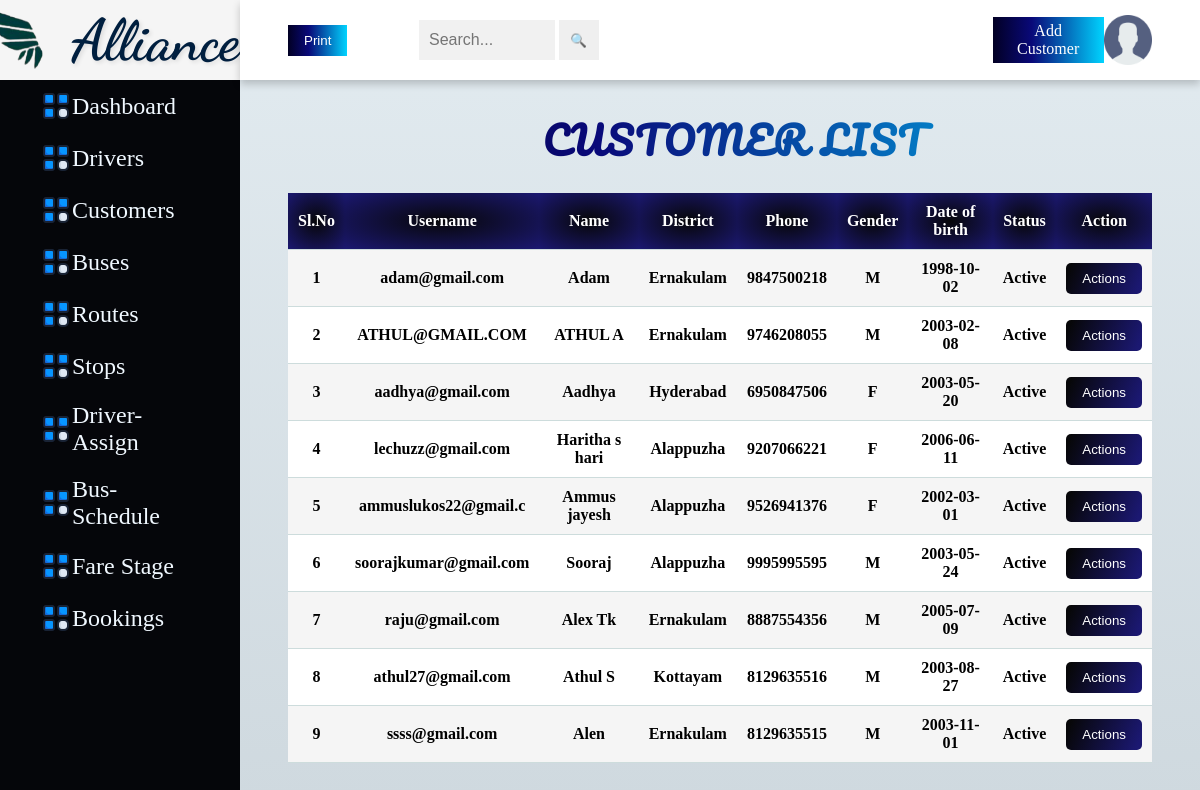
/Cust.php (signed in), run on the app's committed database.
### tables this page shows
CREATE TABLE `tbl_customer` (
  `Customer_id` int(5) NOT NULL,
  `Username` varchar(30) DEFAULT NULL,
  `C_fname` varchar(10) NOT NULL,
  `C_mname` varchar(10) NOT NULL,
  `C_lname` varchar(10) NOT NULL,
  `C_city` varchar(20) NOT NULL,
  `C_dist` varchar(20) NOT NULL,
  `C_state` varchar(20) NOT NULL,
  `C_pin` decimal(6,0) NOT NULL,
  `C_street` varchar(20) NOT NULL,
  `C_phone` decimal(10,0) NOT NULL,
  `C_gender` varchar(1) NOT NULL,
  `C_dob` date NOT NULL,
  `C_reg` date NOT NULL DEFAULT current_timestamp(),
  `C_Status` tinyint(1) NOT NULL
);

### Cust.php (the view, shortened to what this page needs)
<html>
<head>
    <link rel="stylesheet" href="Cust.css">
    <link rel="stylesheet" href="table.css">
</head>
<body>
<div class="side-menu">
    <div class="brand-name">
        <div class="logo">
            <img src="logo2.png">
        </div>
        <h1>Alliance</h1>
</div>
<ul class="ui">
  <li><a href="admin.php"><img src="ui.png"> Dashboard </a></li>
  <li><a href="Driver.php"><img src="ui.png">Drivers</a></li>
  <li><a href="Cust.php"><img src="ui.png">Customers</a></li>
  <li><a href="Bus.php"><img src="ui.png">Buses</a></li>
  <li><a href="Route.php"><img src="ui.png">Routes</a></li>
  <li><a href="Stop.php"><img src="ui.png">Stops</a></li>
  <li><a href="Driverbus.php"><img src="ui.png">Driver-Assign</a></li>
  <li><a href="Busroute.php"><img src="ui.png">Bus-Schedule</a></li>
  <li><a href="Farestage.php"><img src="ui.png">Fare Stage</a></li>
  <li><a href="Abooking_view.php"><img src="ui.png">Bookings</a></li>
</ul>
</div>
    <div class="container">
        <div class="header">
            <div class="nav">
<button id="print-driver" class="btn1">Print</button> &nbsp;&nbsp;
                <div class="search">
                    <form method="get">
                        <input type="text" name="search" placeholder="Search..." value="<?php echo isset($_GET['search']) ? $_GET['search'] : ''; ?>">
                        <button type="submit">🔍</button>
                    </form>
                </div>
                <div class="user">
                <a href="Acust.php" class="btn">Add Customer</a>
                <div class="img-case">
                <img src="user.png" alt="user">
                </div>
                </div>
            </div>
        </div>
        <div class="content">
            <div class="main">
                <div class="form">
                    <h1>Customer List</h1>
                    <table id="table" class="content-table pdf">
                    <thead>
                        <tr>
                            <th>Sl.No</th>
                            <th>Username</th>
                            <th>Name</th>
                            <th>District</th>
                            <th>Phone</th>
                            <th>Gender</th>
                            <th>Date of birth</th>
                            <th>Status</th>
                            <th>Action</th>
                        </tr>
                        </thead>
                        <tbody>
                        <?php
                        include 'Dbconnect.php';
                        $search = isset($_GET['search']) ? $_GET['search'] : '';
                        $sql = "SELECT * FROM tbl_Customer WHERE Customer_id LIKE '%$search%' OR Username LIKE '%$search%' OR C_fname LIKE '%$search%' OR C_mname LIKE '%$search%' OR C_lname LIKE '%$search%'";
                        $result = $conn->query($sql);
                         $serialNumber = 1;
                        while ($row = $result->fetch_assoc()) {
                            echo "<tr>";
                            echo "<td>" . $serialNumber . "</td>";
                            echo "<td>" . $row["Username"] . "</td>";
                            echo "<td>" . $row["C_fname"] . " " . $row["C_mname"] . " " . $row["C_lname"] . "</td>";
                            echo "<td>" . $row["C_dist"] . "</td>";
                            echo "<td>" . $row["C_phone"] . "</td>";
                            echo "<td>" . $row["C_gender"] . "</td>";
                            echo "<td>" . $row["C_dob"] . "</td>";
                            echo "<td>" . ($row["C_Status"] == 1 ? 'Active' : 'Inactive') . "</td>";
                            echo '<td class="dropdown">
                            <button class="dropbtn">Actions</button>
                            <div class="dropdown-content">
                                <a href="Ucust.php?Customer_id=' . $row["Customer_id"] . '">Edit</a>
                                <a href="Custdeactivate.php?Customer_id=' . $row["Customer_id"] . '">Deactivate</a>
                            </div>
                        </td>';
                            $serialNumber++;
                        }
                        ?>
                         </tbody>
                    </table>
                </div>
            </div>
        </div>
    </div>
</body>
</html>

### Cust.css (style rules this page uses)
* { margin: 0; padding: 0; box-sizing: border-box; }
body { min-height: 100vh; background: linear-gradient(to top, #cfd9df 0%, #e2ebf0 100%); background-size: cover; background-repeat: no-repeat; background-attachment: fixed; }
a { text-decoration: none; }
li { list-style: none; }
.side-menu h1 { color: #090979; display: flex; margin-bottom: 10px; margin-top: 10px; margin-left: -40%; }
.btn { background: linear-gradient(90deg, #020024 0%, #090979 35%, #00d4ff 100%); color: white; padding: 5px 10px; text-align: center; margin-left: 60%; }
.side-menu { position: fixed; background: #05060a; width: 20vw; min-height: 100vh; display: flex; flex-direction: column; }
.side-menu .brand-name { background: whitesmoke; height: 10vh; display: flex; align-items: center; justify-content: center; }
.side-menu .brand-name h1 { margin-left: -20%; font-family: 'Dancing Script', cursive; font-size: 58px; color: #001F3F; text-shadow: 2px 2px 4px rgba(0, 0, 0, 0.1); }
.side-menu .brand-name img { margin-left: -30%; height:85%; width:85%; }
.side-menu li a { font-size: 24px; padding: 10px 40px; color: aliceblue; display: flex; align-items: center; }
.container { position: absolute; background-size: 100%; right: 0; width: 80vw; height: 100vh; }
.container .header { position: fixed; top: 0; width: 80vw; height: 10vh; background: white; display: flex; align-items: center; justify-content: center; box-shadow: 0 4px 8px 0 rgba(0, 0, 0, 0.2); z-index: 1; }
.container .header .nav { width: 90%; display: flex; align-items: center; }
.container .header .nav .search { flex: 1; display: flex; justify-content: center; }
.container .header .nav .search button { width: 40px; height: 40px; border: none; }
.container .header .nav .search input[type="text"] { border: none; background: #f1f1f1; padding: 10px; width: 50%; }
.container .header .nav .user { flex: 1; display: flex; justify-content: space-between; align-items: center; }
.container .header .nav .user img { width: 40px; height: 40px; }
.container .header .nav .user .img-case { position: relative; width: 50px; height: 50px; }
.container .header .nav .user .img-case img { position: absolute; top: 0; left: 0; width: 100%; height: 100%; }
.main { background-repeat: no-repeat; background-size: 140%; background-position: center; height: 100%; width: 100%; }
.form { width: 100%; height: 100%; position: relative; justify-content: center; padding-top: 10%; border-radius: 10px; z-index: 0; }
.form h1 { color: black; display: flex; justify-content: center; margin-bottom: 10px; margin-left: 3%; padding-bottom: 2%; }
ul.ui img { height: 20%; width: 20%; }
.search input[type="text"] { width: 300px; height: 40px; padding: 5px; font-size: 16px; }
.form h1 { font-size: 38px; text-align: center; font-family: 'Pacifico', cursive; color: #e74c3c; letter-spacing: 2px; text-transform: uppercase; padding: 10px 20px; background: linear-gradient(90deg, #020024 0%, #090979 35%, #00d4ff 100%); background-clip: text; -webkit-background-clip: text; color: transparent; transition: transform 0.3s, text-shadow 0.3s; cursor: pointer; }

### table.css (style rules this page uses)
table { width: 90%; border-collapse: collapse; margin-bottom: 20%; margin-left: 5%; }
table th { background: radial-gradient( rgba(7,7,9,1), rgba(27,24,113,1)); color: #fff; padding: 10px; text-align: center; }
table td { padding: 10px; border-top: 1px solid #CDDCDC; border-bottom: 1px solid #CDDCDC; text-align: center; font-weight: 400; font-weight: bold; }
table tr { background-color: #ffffff; color: #000000; }
table tr:nth-child(even) { background-color: #F5F5F5; }
table td button { background: linear-gradient(111.4deg, rgba(7,7,9,1) 6.5%, rgba(27,24,113,1) 93.2%); color: #fff; border: none; padding: 8px 16px; border-radius: 5px; text-decoration: none; }
.dropdown { text-align: center; position: relative; }
.dropbtn { background-color: #3498db; color: white; padding: 8px 16px; border: none; }
.btn1 { background: linear-gradient(90deg, #020024 0%, #090979 35%, #00d4ff 100%); color: #fff; padding: 8px 16px; border: none; cursor: pointer; }

### Dbconnect.php (style rules this page uses)
body { user-select: none; }

### data on the page
tbl_customer: Username "adam@gmail.com", C_fname "Adam", C_dist "Ernakulam", C_phone "9847500218", C_gender "M", C_dob "1998-10-02", C_Status "Active"
tbl_customer: Username "ATHUL@GMAIL.COM", C_fname "ATHUL", C_lname "A", C_dist "Ernakulam", C_phone "9746208055", C_gender "M", C_dob "2003-02-08", C_Status "Active"
tbl_customer: Username "aadhya@gmail.com", C_fname "Aadhya", C_dist "Hyderabad", C_phone "6950847506", C_gender "F", C_dob "2003-05-20", C_Status "Active"
tbl_customer: Username "lechuzz@gmail.com", C_fname "Haritha", C_mname "s", C_lname "hari", C_dist "Alappuzha", C_phone "9207066221", C_gender "F", C_dob "2006-06-11", C_Status "Active"
tbl_customer: Username "ammuslukos22@gmail.c", C_fname "Ammus", C_mname "jayesh", C_dist "Alappuzha", C_phone "9526941376", C_gender "F", C_dob "2002-03-01", C_Status "Active"
tbl_customer: Username "soorajkumar@gmail.com", C_fname "Sooraj", C_dist "Alappuzha", C_phone "9995995595", C_gender "M", C_dob "2003-05-24", C_Status "Active"
tbl_customer: Username "raju@gmail.com", C_fname "Alex", C_lname "Tk", C_dist "Ernakulam", C_phone "8887554356", C_gender "M", C_dob "2005-07-09", C_Status "Active"
tbl_customer: Username "athul27@gmail.com", C_fname "Athul", C_lname "S", C_dist "Kottayam", C_phone "8129635516", C_gender "M", C_dob "2003-08-27", C_Status "Active"
tbl_customer: Username "ssss@gmail.com", C_fname "Alen", C_dist "Ernakulam", C_phone "8129635515", C_gender "M", C_dob "2003-11-01", C_Status "Active"
